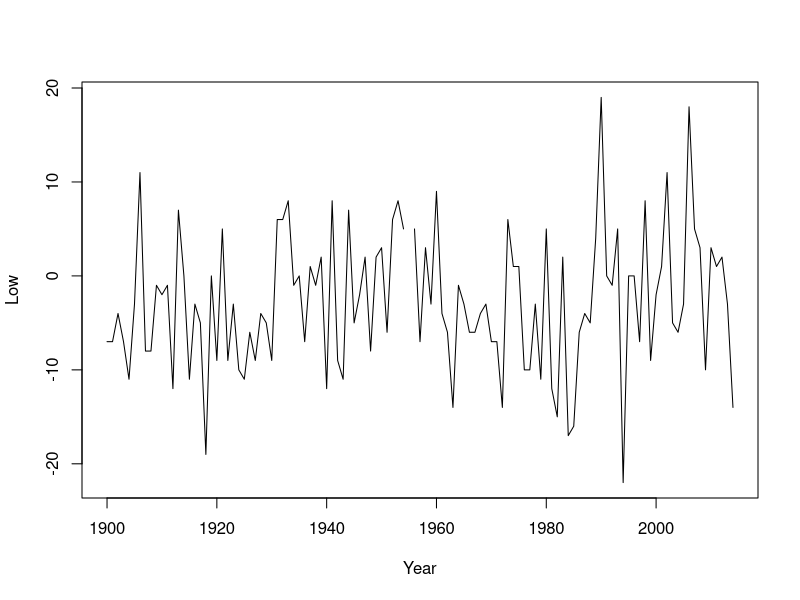
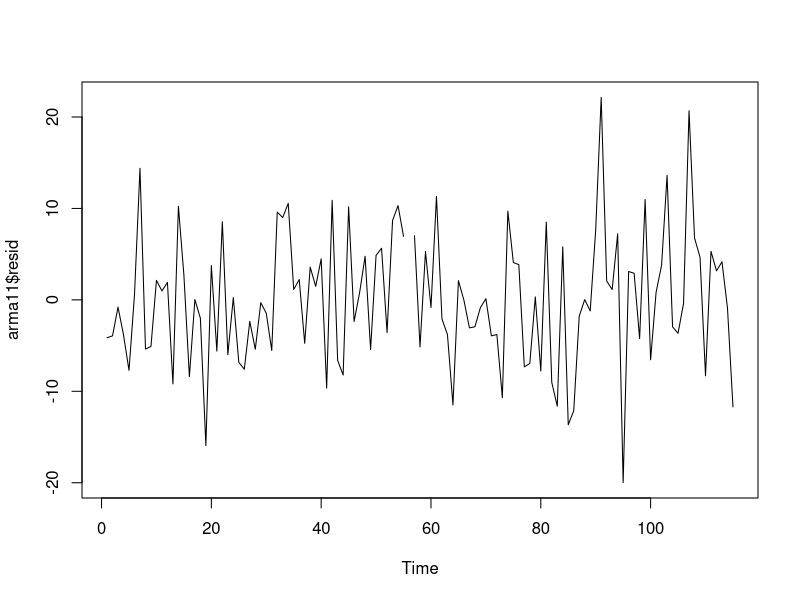
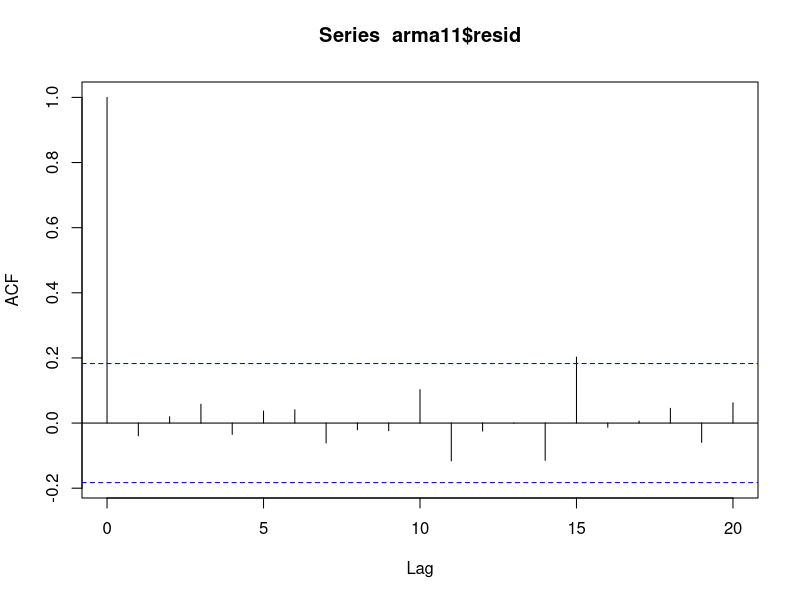

Write the R code that produced these figures, in order.
## ----opts,include=FALSE,cache=FALSE--------------------------------------
options(
  keep.source=TRUE,
  encoding="UTF-8"
)

## ----weather_data--------------------------------------------------------
x <- read.table(file="ann_arbor_weather.csv",header=1)

## ----str-----------------------------------------------------------------
str(x)

## ----mean----------------------------------------------------------------
mu1 <- mean(x$Low,na.rm=TRUE)
se1 <- sd(x$Low,na.rm=TRUE)/sqrt(length(!is.na(x$Low)))
cat("mu1 =", mu1, ",  se1 =", se1, "\n")

## ----weather_plot--------------------------------------------------------
plot(Low~Year,data=x,ty="l")

## ----arma----------------------------------------------------------------
arma11 <- arima(x$Low, order=c(1,0,1))

## ----fitted--------------------------------------------------------------
arma11

## ----names---------------------------------------------------------------
names(arma11)

## ----bits----------------------------------------------------------------
mu2 <- arma11$coef["intercept"]
se2 <- sqrt(arma11$var.coef["intercept","intercept"])
cat("mu2 =", mu2, ",  se2 =", se2, "\n")

## ----arma_diag-----------------------------------------------------------
plot(arma11$resid)

## ----acf-----------------------------------------------------------------
acf(arma11$resid,na.action=na.pass)

